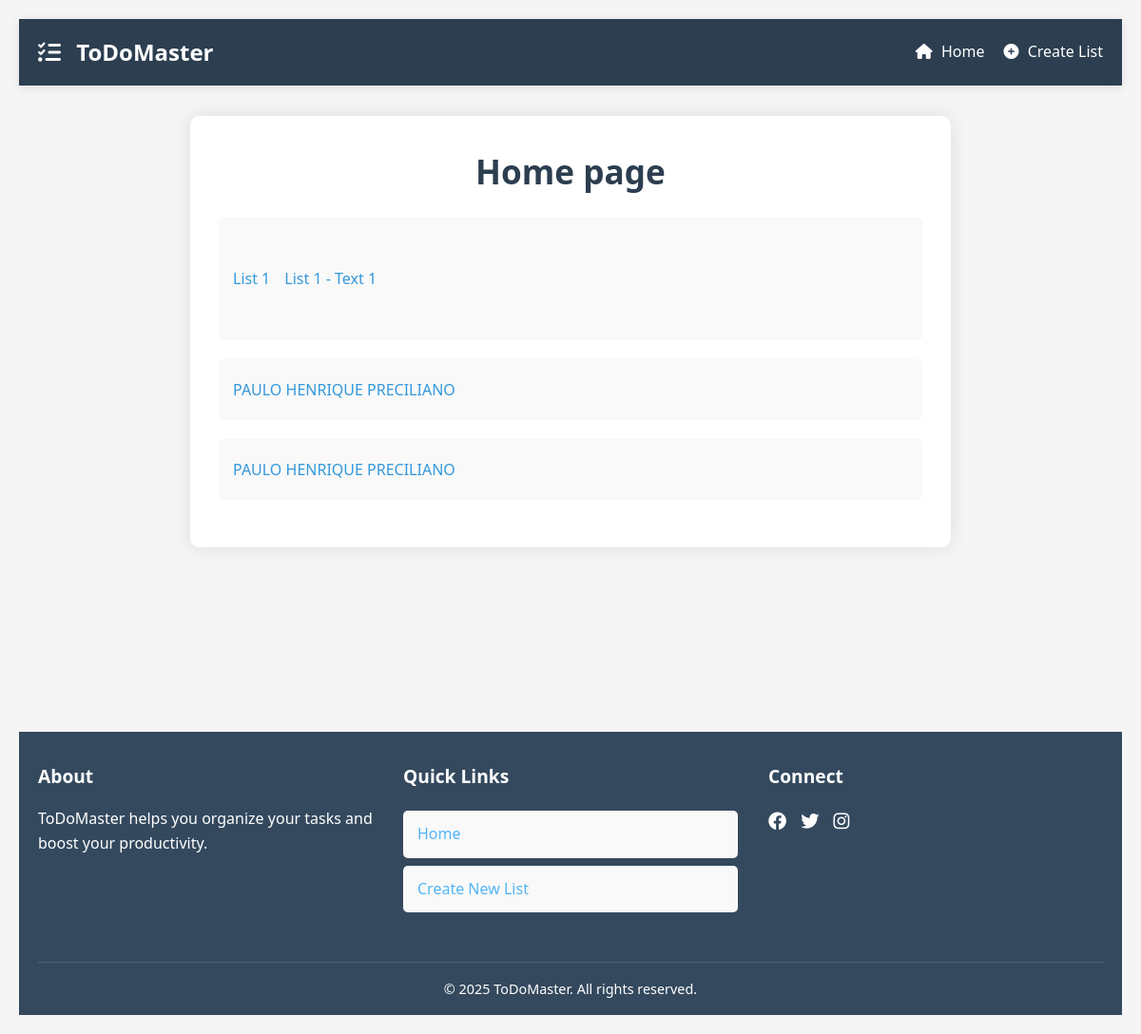
Before: / with the older database file.
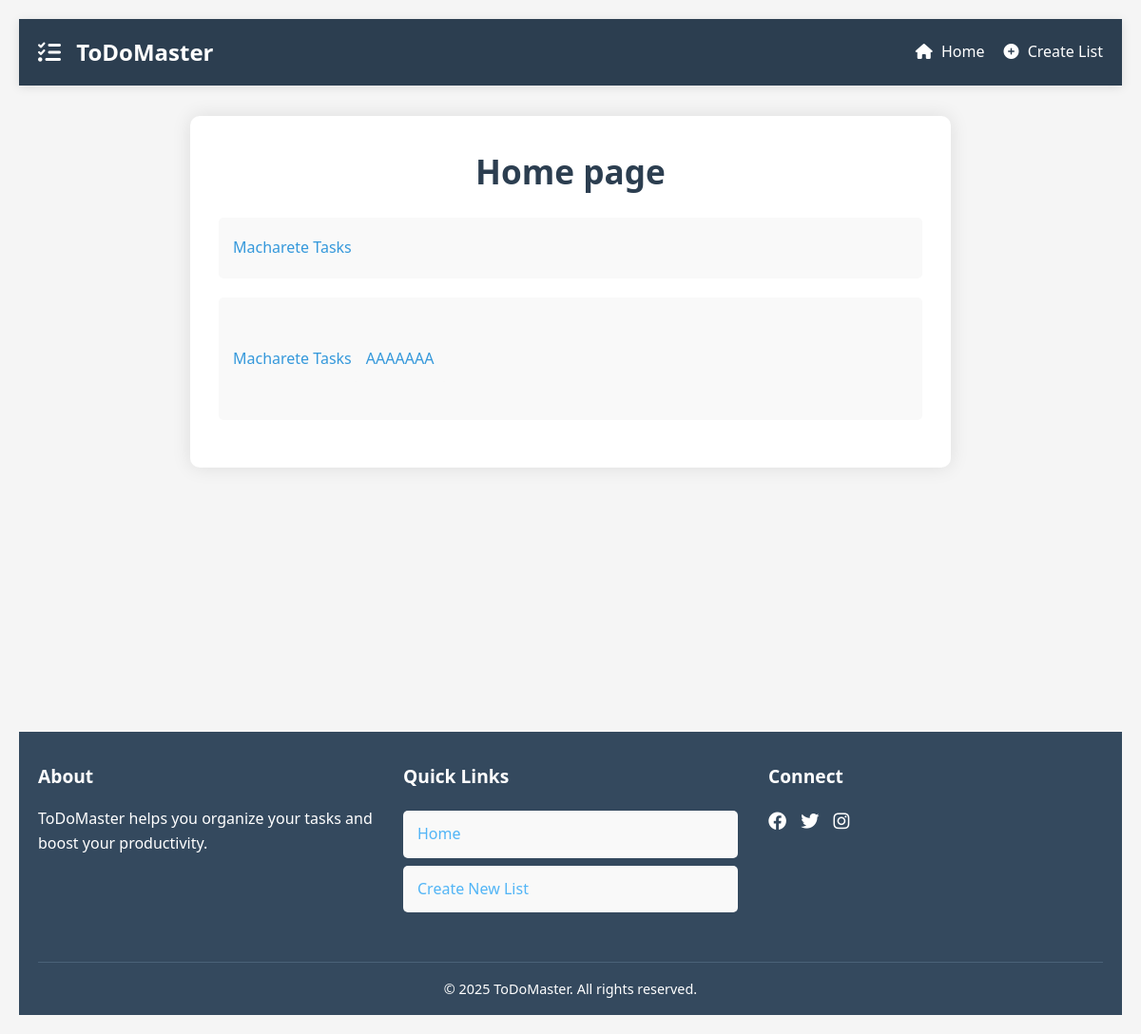
After: the same page with the newer database file.
### api/models.py (models this page shows, shortened)
class ToDoList(models.Model):
    name = models.CharField(max_length=200)

class Item(models.Model):
    todolist = models.ForeignKey(ToDoList, on_delete=models.CASCADE)
    text = models.CharField(max_length=300)
    complete = models.BooleanField()

### api/views.py (the view)
# urls.py: path('', views.home, name='home'),
def home(request):
    todo_lists = ToDoList.objects.all()
    return render(request, "api/home.html", {"todo_lists": todo_lists})

### api/templates/api/home.html (shortened to what this page needs)
{% extends "api/base.html" %}
{%block content%}
<h1>Home page</h1>
<div>
    {% if todo_lists|length > 0 %}
        {% for todo_list in todo_lists %}
            <ul>
                <li>
                    {{ todo_list.name }}
                    <ul>
                        {% for item in todo_list.item_set.all %}
                            <li>
                                {{ item.text }}
                            </li>
                        {% endfor %}
                    </ul>
                </li>
            </ul>
        {% endfor %}
    {% else %}
        <p>No Lists</p>
    {% endif %}
</div>
{%endblock%}

### api/templates/api/base.html (shortened to what this page needs)
<!DOCTYPE html>
<html>
    <head>
        {% load static %}
        <link rel="stylesheet" href="{% static 'api/css/styles.css' %}">
        <link rel="stylesheet" href="https://cdnjs.cloudflare.com/ajax/libs/font-awesome/6.0.0/css/all.min.css">
    </head>
    <body>
        <header class="main-header">
            <div class="container">
                <nav class="navbar">
                    <a href="{% url 'home' %}" class="logo">
                        <i class="fas fa-tasks"></i> ToDoMaster
                    </a>
                    <div class="nav-links">
                        <a href="{% url 'home' %}" class="nav-link"><i class="fas fa-home"></i> Home</a>
                        <a href="{% url 'create' %}" class="nav-link"><i class="fas fa-plus-circle"></i> Create List</a>
                    </div>
                </nav>
            </div>
        </header>
        <main class="main-content">
            <div class="container">
                <div id="content" name="content">
                    {% block content %}
                    {% endblock %}
                </div>
            </div>
        </main>
        <footer class="main-footer">
            <div class="container">
                <div class="footer-content">
                    <div class="footer-section">
                        <h3>About</h3>
                        <p>ToDoMaster helps you organize your tasks and boost your productivity.</p>
                    </div>
                    <div class="footer-section">
                        <h3>Quick Links</h3>
                        <ul>
                            <li><a href="{% url 'home' %}">Home</a></li>
                            <li><a href="{% url 'create' %}">Create New List</a></li>
                        </ul>
                    </div>
                    <div class="footer-section">
                        <h3>Connect</h3>
                        <div class="social-icons">
                            <a href="#"><i class="fab fa-facebook"></i></a>
                            <a href="#"><i class="fab fa-twitter"></i></a>
                            <a href="#"><i class="fab fa-instagram"></i></a>
                        </div>
                    </div>
                </div>
                <div class="footer-bottom">
                    <p>&copy; {% now "Y" %} ToDoMaster. All rights reserved.</p>
                </div>
            </div>
        </footer>
    </body>
</html>

### static/api/css/styles.css (style rules this page uses)
* { margin: 0; padding: 0; box-sizing: border-box; font-family: 'Segoe UI', Tahoma, Geneva, Verdana, sans-serif; }
body { background-color: #f5f5f5; color: #333; line-height: 1.6; padding: 20px; }
#content { max-width: 800px; margin: 0 auto; background: white; padding: 30px; border-radius: 10px; box-shadow: 0 0 20px rgba(0, 0, 0, 0.1); }
h1 { color: #2c3e50; margin-bottom: 20px; text-align: center; font-size: 2.2em; }
ul { list-style-type: none; margin: 20px 0; }
li { padding: 12px 15px; margin: 8px 0; background: #f9f9f9; border-radius: 5px; display: flex; align-items: center; transition: all 0.3s ease; color: #3498db; }
.main-header { background-color: #2c3e50; color: white; padding: 1rem 0; box-shadow: 0 2px 10px rgba(0, 0, 0, 0.1); }
.container { max-width: 1200px; margin: 0 auto; padding: 0 20px; }
.navbar { display: flex; justify-content: space-between; align-items: center; }
.logo { color: white; text-decoration: none; font-size: 1.5rem; font-weight: bold; }
.logo i { margin-right: 10px; }
.nav-links { display: flex; gap: 20px; }
.nav-link { color: white; text-decoration: none; font-size: 1rem; transition: color 0.3s; }
.nav-link i { margin-right: 5px; }
.main-content { min-height: calc(100vh - 120px); padding: 2rem 0; }
.main-footer { background-color: #34495e; color: white; padding: 2rem 0 0; }
.footer-content { display: grid; grid-template-columns: repeat(auto-fit, minmax(250px, 1fr)); gap: 2rem; margin-bottom: 2rem; }
.footer-section h3 { margin-bottom: 1rem; font-size: 1.2rem; }
.footer-section ul { list-style: none; }
.footer-section ul li { margin-bottom: 0.5rem; }
.footer-section ul li a { color: #52b5f6 ; text-decoration: none; transition: color 0.3s; }
.social-icons { display: flex; gap: 15px; }
.social-icons a { color: white; font-size: 1.2rem; transition: color 0.3s; }
.footer-bottom { text-align: center; padding: 1rem 0; border-top: 1px solid #4a6278; font-size: 0.9rem; }

Changed rows visible on the page:
removed ToDoList: name "PAULO HENRIQUE PRECILIANO"
changed ToDoList (number 1 of 2 on the later page): name "List 1" → "Macharete Tasks"; loses Item (text "List 1 - Text 1")
changed ToDoList (number 2 of 2 on the later page): name "PAULO HENRIQUE PRECILIANO" → "Macharete Tasks"; gains Item (text "AAAAAAA")
